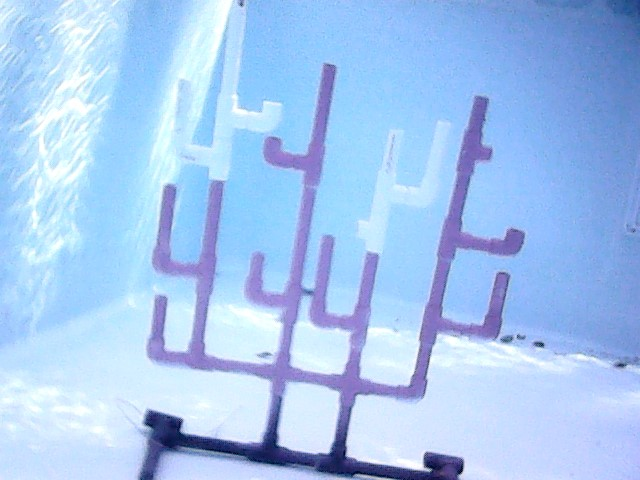
#> input picture vision/coral/coral_test.jpg, 640 x 480 px
$ python -i grid_map.py   (imports and definitions only)
#> lines starting #> are read from the running program, lines starting #| are printed output that depends on the picture; after the words box and inside, x2 and y2 are one past the last pixel; in counts of white or black regions, pixels touching at a corner belong together
### vision/__init__.py
from os import path

parent_dir = path.split(path.dirname(__file__))[0]
images_path = path.join(parent_dir, "images")

class Config:
    def __init__(self, debug):
#> further down, picture is the input picture: shape (480, 640, 3); mean B, G, R 240.7, 198.4, 164.9
        self.debug = debug

config = Config(False)

### vision/images.py
"""Contains methods to get testing images from the images directory"""

import cv2
import os
from os import path, walk
from vision import images_path, config

# [23 lines left out: functions get_image, show_image, get_all_images, not called in this run]

def get_video(*paths):
    """Returns a VideoCapture object from a video file at the specified path with each folder as a separate argument."""
    return cv2.VideoCapture(path.join(images_path, *paths))

# [14 lines left out: functions get_folder, clear_folder, not called in this run]

def show_debug(image, name="Image", wait=True):
    """
    If it is running in debug mode, then the given image will be displayed.
    Parameters:
    image: The image to display
    name (str): The name of the window (Default "Image")
    wait (bool): If true, code will stop execution until a key is pressed (Default True)
    """
    if config.debug:
        cv2.imshow(name, image)
        if wait:
            cv2.waitKey(0)

### vision/grid_map/grid_map.py
"""Contains methods to map video with lines from a mask"""

from vision.images import *
from vision.grid_map.grid_square import *
from vision.colors import *
import cv2
import numpy as np

# Runs grid mapping methods
class GridMapper:
    def __init__(self):
        self.id = 0  # Unique ID for each square
        self.squares = []  # Tracks square objects on the current frame
        self.all_squares = []  # All detected squares in the video
        self.images = []  # Screenshots of all squares
        self.frame_area = 0

        # For final grid image
        self.cell_size = 150  # Size of each cell
        self.padding = 8  # Line thickness
        self.cell_coords = []  # Coordinates for each cell

    def draw_lines(self, frame, mask):
        """Draws HoughLines on image
        For example: 'draw_lines(frame, edges)'"""
        lines = cv2.HoughLinesP(mask, 1, np.pi / 180, 100, minLineLength=400, maxLineGap=400)

        if lines is not None:
            for i in range(len(lines)):
                line = lines[i]

                x1, y1, x2, y2 = line.reshape(4)
                cv2.line(frame, (x1, y1), (x2, y2), (0, 255, 0), 2)

    def update_frame(self, frame):
        contrast = cv2.addWeighted(frame, 1.5, np.zeros(frame.shape, frame.dtype), 0, 0)
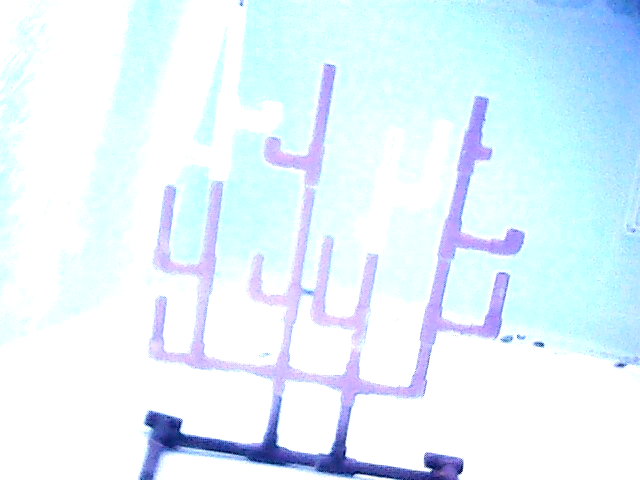
#> contrast: shape (480, 640, 3); mean B, G, R 252.9, 243.4, 226.8

        # Blurring the frame
        ksize = 7
        blur = cv2.GaussianBlur(frame, (ksize, ksize), 1)

        # Create color masks for grid
        hsv = cv2.cvtColor(blur, cv2.COLOR_BGR2HSV)
#> hsv: shape (480, 640, 3); mean H, S, V 106.5, 82.7, 240.7

        lower_red = np.array([160, 10, 0])
        upper_red = np.array([179, 100, 255])

        lower_blue = np.array([30, 100, 50])
        upper_blue = np.array([130, 255, 255])

        lower_yellow = np.array([25, 100, 50])
        upper_yellow = np.array([50, 255, 255])

        red_mask = cv2.inRange(hsv, lower_red, upper_red)
#> red_mask: shape (480, 640); every value is 0
        blue_mask = cv2.inRange(hsv, lower_blue, upper_blue)
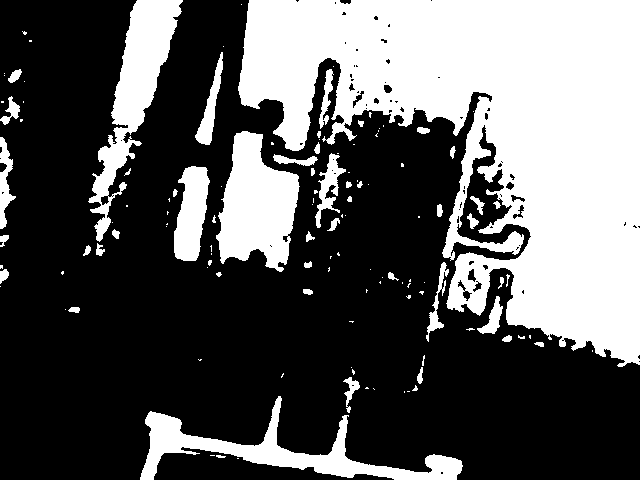
#> blue_mask: shape (480, 640); 36% white; 125 white regions (77 under 20 px), largest, box (x1, y1, x2, y2) and area: (238, 0, 640, 367) 80275, (216, 131, 300, 272) 7493, (88, 0, 183, 242) 7176
        yellow_mask = cv2.inRange(hsv, lower_yellow, upper_yellow)

        mask = red_mask + blue_mask + yellow_mask

        # Creating red mask for removing objects
        lower_obj = np.array([160, 94, 0])
        upper_obj = np.array([179, 255, 255])

        obj_mask = cv2.inRange(hsv, lower_obj, upper_obj)

        k = 10
        kernel = np.ones((k, k))
        obj_mask = cv2.dilate(obj_mask, kernel, iterations=3)

        mask = mask - obj_mask

        # Canny edge detection
        thresh1 = cv2.getTrackbarPos("Thresh1", "Trackbar")
        thresh2 = cv2.getTrackbarPos("Thresh2", "Trackbar")

        canny = cv2.Canny(mask, thresh1, thresh2)
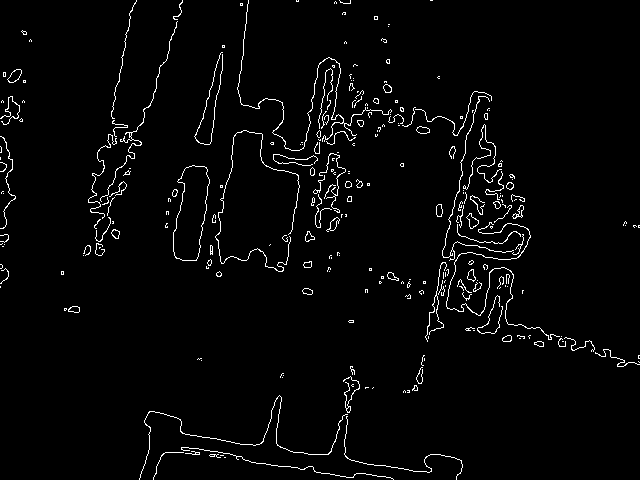
#> canny: shape (480, 640); 2.7% white in thin lines or dots

        # Line detection using draw_lines()
        lines = np.zeros_like(frame)
        self.draw_lines(lines, canny)
#> in draw_lines, `lines = cv2.HoughLinesP(mask, 1, np.pi / 180, 100, minLineLength=400, ..`: lines = None
#> lines: shape (480, 640, 3); every value is 0

        ksize2 = 10
        kernel = np.ones((ksize2, ksize2))
        lines = cv2.dilate(lines, kernel, iterations=4)
        lines = cv2.cvtColor(lines, cv2.COLOR_BGR2GRAY)

        curr_squares = self.get_contours(lines, frame)
        self.find_squares(curr_squares, frame)

        # Displaying the frame
        show_debug(mask, name="frame", wait=False)

    def get_contours(self, mask, frame):
        """Detects squares by analyzing the contours in the frame"""

        curr_squares = []  # Squares in the current frame
        contours, _ = cv2.findContours(mask, cv2.RETR_TREE, cv2.CHAIN_APPROX_SIMPLE)
#> contours = []

        # Creating a copy of frame
        cnt_frame = frame.copy()

        for cnt in contours:
            area = cv2.contourArea(cnt)
            approx = cv2.approxPolyDP(cnt, .01 * cv2.arcLength(cnt, True), True)

            if self.frame_area * .04 < area < self.frame_area * .25:
                # Check if the contour has 4 sides
                if len(approx) == 4:
                    cv2.drawContours(cnt_frame, [approx], 0, (255, 0, 0), 5)

                    x, y, w, h = cv2.boundingRect(approx)

                    # Check if sides are equal-ish lengths
                    dim_error = (abs(w - h)/w)  # Error between width and height

                    if dim_error < .18:
                        curr_squares.append(Square(x, y, w, h))
#> this loop made 0 passes
#> after the loop, curr_squares = []

        # show_debug(cnt_frame, name="contours", wait=False)

        return curr_squares

    def find_squares(self, curr_squares, frame):
        """Tracks squares and assigns a unique ID to each square"""

        squares = self.squares  # Square objects already being tracked
        all_squares = self.all_squares
        matched = []  # id of squares in curr_squares matched to a square in squares

        # Check if a square should be tracked or deleted
        if len(squares) == 0:
            for s in curr_squares:
                self.id += 1
                s.id = self.id
                squares.append(s)
                matched.append(s)
#> after the loop, matched = []; self.id = 0; squares = []

        else:
            for s in squares:
                s.visible = False

            for s1 in curr_squares:
                for s2 in squares:
                    # If a detected square is similar to a square already being tracked, update the square's info
                    if np.allclose([s1.x, s1.y, s1.w, s1.h], [s2.x, s2.y, s2.w, s2.h], atol=130):
                        s2.x = s1.x
                        s2.y = s1.y
                        s2.w = s1.w
                        s2.h = s1.h

                        s1.id = s2.id
                        matched.append(s1.id)

                        s2.visible = True
                        s2.delete = 0
                        break

        # Only call find neighbors if there are new squares on the screen
        find_neighbors = False

        for s in squares:
            if s not in all_squares:
                # Adding squares to all squares if they haven't been added
                all_squares.append(s)

                if not find_neighbors:
                    self.find_neighbors()
                    find_neighbors = True
#> after the loop, all_squares = []; find_neighbors = False

        # If a square is not visible for 20 consecutive frames, delete it
        for s in squares:
            if not s.visible:
                if s.delete == 15:
                    squares.remove(s)
                else:
                    s.delete += 1

        if len(curr_squares) != len(matched):
            for s in curr_squares:
                if s.id not in matched:
                    self.id += 1
                    s.id = self.id
                    matched.append(s.id)
                    squares.append(s)

        self.screenshot_squares(frame)

        # Drawing squares on the frame in debug mode
        if config.debug:
            for s in squares:
                if s.visible:
                    cv2.putText(frame, str(s.id), (s.x + int(s.w / 2), s.y + int(s.w / 2)),
                                cv2.FONT_HERSHEY_DUPLEX, 1, (0, 255, 0))
                    cv2.rectangle(frame, (s.x, s.y), (s.x + s.w, s.y + s.h), (0, 255, 0), 5)

    # [42 lines left out: function find_neighbors, not called in this run]

    def screenshot_squares(self, frame):
        """Screenshots each square"""

        for s in self.squares:
            if s.screenshot_num != 5:
                s.screenshot_num += 1

                roi = frame[s.y:s.y + s.h, s.x:s.x + s.w]
                self.images.append(Screenshot(s.id, roi))
#> after the loop, self.images = []

    # [159 lines left out: functions create_grid_squares, map_squares, display_grid, insert_shapes, not called in this run]

# For tracking squares on the frame
class Square:
    # [15 lines left out: function __init__, not called in this run]

# For storing screenshots of each square
class Screenshot:
    def __init__(self, id, image):
        self.id = id
        self.image = image

>>> import cv2
>>> picture = cv2.imread('../coral/coral_test.jpg')
>>> result = GridMapper().update_frame(picture)
